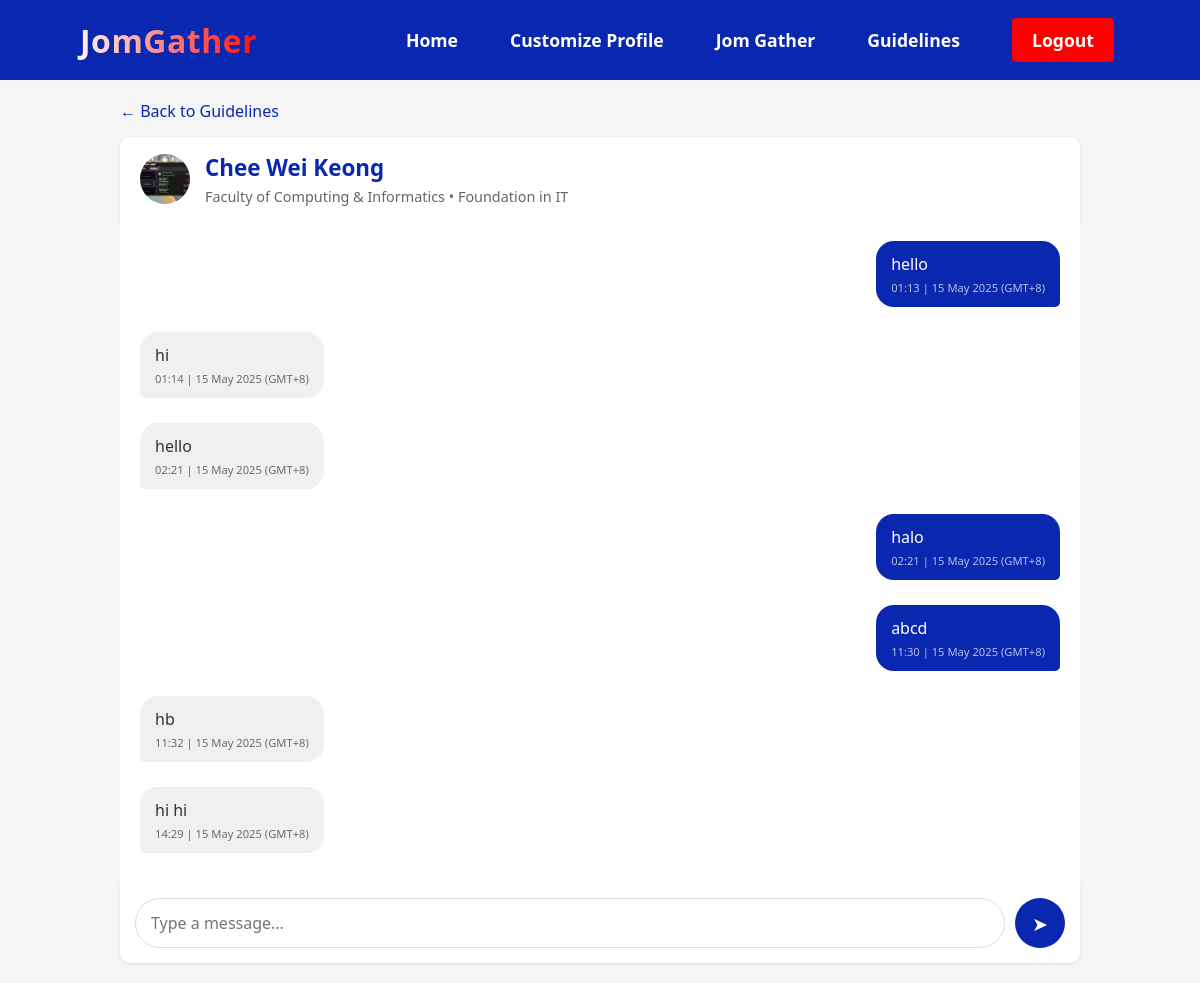
/chat/1 (signed in), run on an earlier commit of the app's database.
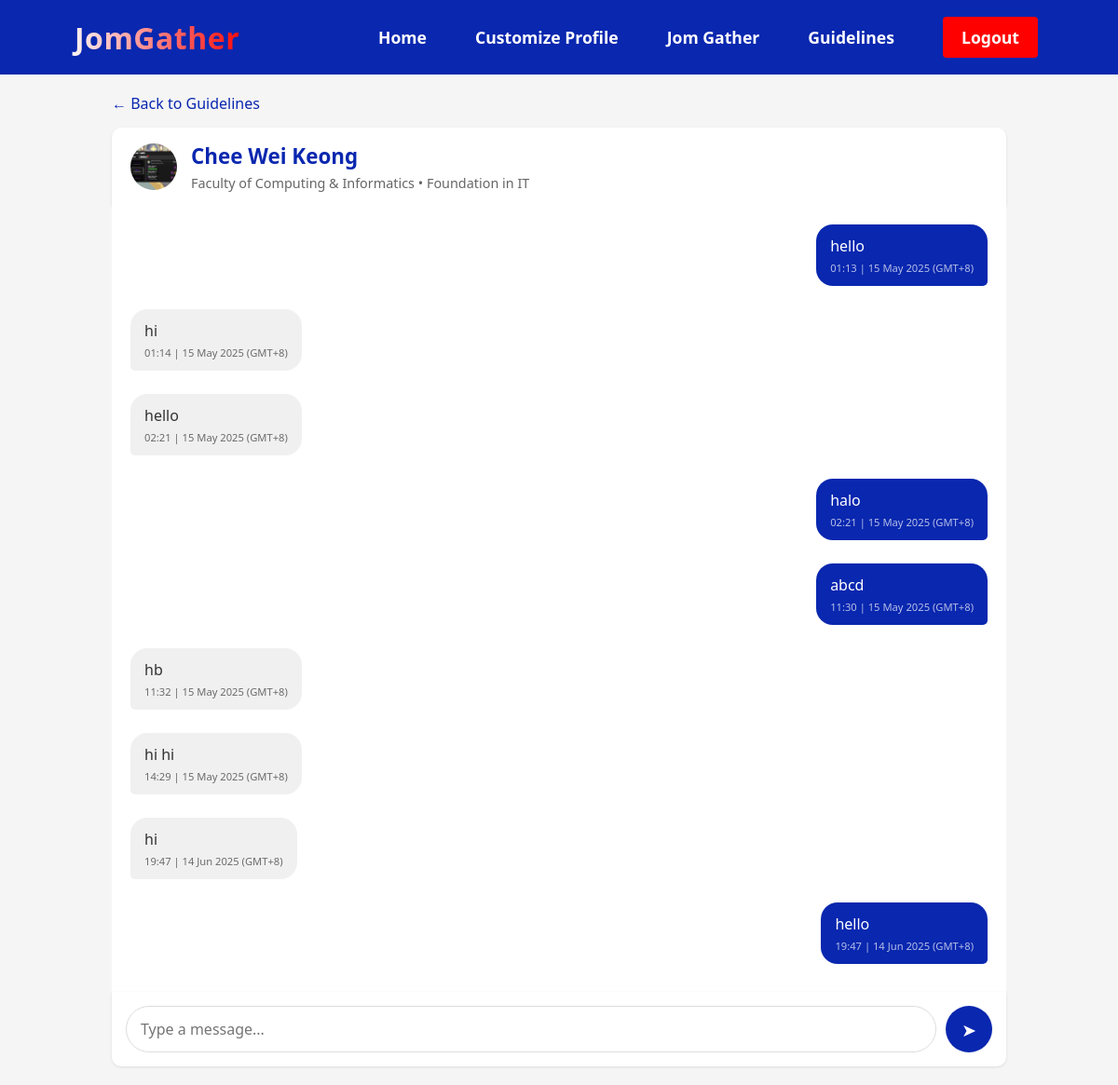
And on a later commit of the database.
### models.py (models this page shows, shortened)
class Customisation(db.Model):
    id = db.Column(db.Integer, primary_key=True)
    user_id = db.Column(db.Integer, db.ForeignKey('user.id'), nullable=False)
    profile_picture = db.Column(db.String(255))
    bio = db.Column(db.Text)
    interests = db.Column(db.String(500))
    faculty = db.Column(db.String(100))
    course = db.Column(db.String(100))
    year_of_study = db.Column(db.Integer)
    created_at = db.Column(db.DateTime, default=datetime.utcnow)
    updated_at = db.Column(db.DateTime, default=datetime.utcnow, onupdate=datetime.utcnow)
    user = db.relationship('User', backref=db.backref('customisation', uselist=False, lazy=True))

class User(UserMixin, db.Model):
    id = db.Column(db.Integer, primary_key=True)
    student_id = db.Column(db.String(15), unique=True, nullable=False)
    username = db.Column(db.String(64), unique=True, nullable=False)
    email = db.Column(db.String(120), unique=True, nullable=False)
    password_hash = db.Column(db.String(128))
    created_at = db.Column(db.DateTime, default=datetime.utcnow)
    is_active = db.Column(db.Boolean, default=True)
    last_login = db.Column(db.DateTime)
    is_2fa_enabled = db.Column(db.Boolean, default=False, nullable=False)
    two_fa_secret = db.Column(db.String(32), nullable=True)

class Message(db.Model):
    id = db.Column(db.Integer, primary_key=True)
    connection_id = db.Column(db.Integer, db.ForeignKey('connection.id'), nullable=False)
    sender_id = db.Column(db.Integer, db.ForeignKey('user.id'), nullable=False)
    content = db.Column(db.Text, nullable=False)
    is_read = db.Column(db.Boolean, default=False)
    created_at = db.Column(db.DateTime, default=datetime.utcnow)
    connection = db.relationship('Connection', backref=db.backref('messages', lazy='dynamic'))
    sender = db.relationship('User', backref=db.backref('messages_sent', lazy='dynamic'))

### app.py (the view)
@app.route('/chat/<int:user_id>')
@login_required
def chat(user_id):
    other_user = User.query.get_or_404(user_id)
    connection = Connection.query.filter(
        ((Connection.user_id == current_user.id) & (Connection.connected_user_id == user_id)) |
        ((Connection.user_id == user_id) & (Connection.connected_user_id == current_user.id))
    ).first()
    if not connection or connection.status != 'accepted':
        flash('You must be connected with this user to chat', 'error')
        return redirect(url_for('view_guidelines'))
    messages = Message.query.filter_by(connection_id=connection.id).order_by(Message.created_at).all()
    unread_messages = Message.query.filter_by(
        connection_id=connection.id,
        sender_id=other_user.id,
        is_read=False
    ).all()
    for msg in unread_messages:
        msg.is_read = True
    db.session.commit()
    return render_template('chat.html', other_user=other_user, connection=connection, messages=messages)

### app.py (called while the page is built)
@login_manager.user_loader
def load_user(user_id):
    return User.query.get(int(user_id))

### templates/chat.html (shortened to what this page needs)
<!DOCTYPE html>
<html lang="en">
<head>
  <link rel="stylesheet" href="{{ url_for('static', filename='css/common.css') }}">
  <link rel="stylesheet" href="{{ url_for('static', filename='css/chat.css') }}">
</head>
<body>
<nav class="navbar" aria-label="Main navigation">
  <div class="navbar__container">
    <a href="{{ url_for('index') }}" id="navbar__logo" aria-label="JomGather Home">JomGather</a>
    <ul class="navbar__menu" role="menubar">
      <li class="navbar__item" role="none">
        <a href="{{ url_for('index') }}" class="navbar__links {% if request.endpoint == 'index' %}active{% endif %}" role="menuitem">Home</a>
      </li>
      <li class="navbar__item" role="none">
        <a href="{{ url_for('customise') }}" class="navbar__links {% if request.endpoint == 'customise' %}active{% endif %}" role="menuitem">Customize Profile</a>
      </li>
      <li class="navbar__item" role="none">
        <a href="{{ url_for('jomgather') }}" class="navbar__links {% if request.endpoint == 'jomgather' %}active{% endif %}" role="menuitem">Jom Gather</a>
      </li>
      {% if current_user.is_authenticated %}
      <li class="navbar__item" role="none">
        <a href="{{ url_for('view_guidelines') }}" class="navbar__links {% if request.endpoint == 'view_guidelines' %}active{% endif %}" role="menuitem">Guidelines</a>
      </li>
      <li class="navbar__btn" role="none">
        <a href="{{ url_for('logout') }}" class="button" role="menuitem">Logout</a>
      </li>
      {% else %}
      <li class="navbar__btn" role="none">
        <a href="{{ url_for('register') }}" class="button" role="menuitem">Sign Up/Log In</a>
      </li>
      {% endif %}
    </ul>
  </div>
</nav>
  <div class="chat-container">
    <a href="{{ url_for('view_guidelines') }}" class="back-to-connections">← Back to Guidelines</a>
    <div class="chat-header">
      <div class="chat-user-avatar">
        {% if other_user.customisation and other_user.customisation.profile_picture %}
          <img src="{{ url_for('static', filename='uploads/' + other_user.customisation.profile_picture) }}" alt="{{ other_user.username }}">
        {% else %}
          <div style="font-size: 1.5rem;">👤</div>
        {% endif %}
      </div>
      <div class="chat-user-info">
        <h2>{{ other_user.username }}</h2>
        {% if other_user.customisation %}
          <p>
            {% if other_user.customisation.faculty %}
              {{ other_user.customisation.faculty }}
            {% endif %}
            {% if other_user.customisation.course %}
              • {{ other_user.customisation.course }}
            {% endif %}
          </p>
        {% endif %}
      </div>
    </div>
    <div class="chat-history" id="chat-history">
      {% if messages %}
        {% for message in messages %}
          <div class="message-row {% if message.sender_id == current_user.id %}sent{% else %}received{% endif %}">
            <div class="message {% if message.sender_id == current_user.id %}sent{% else %}received{% endif %}">
              {{ message.content }}
              <div class="message-time">
                {{ (message.created_at.replace(tzinfo=None) + timedelta(hours=8)).strftime('%H:%M | %d %b %Y') }} (GMT+8)
              </div>
            </div>
          </div>
        {% endfor %}
      {% else %}
        <div class="no-messages">
          <p>No messages yet. Start the conversation!</p>
        </div>
      {% endif %}
    </div>
    <form class="chat-form" action="{{ url_for('send_message', connection_id=connection.id) }}" method="POST">
      <input type="text" name="message" class="chat-input" placeholder="Type a message..." autofocus required>
      <button type="submit" class="send-btn">
        <span class="send-icon">➤</span>
      </button>
    </form>
  </div>
</body>
</html>

### static/css/common.css (style rules this page uses)
* { margin: 0; padding: 0; box-sizing: border-box; font-family: 'Segoe UI', Tahoma, Geneva, Verdana, sans-serif; }
body { background-color: #f5f5f5; color: #333; min-height: 100vh; display: flex; flex-direction: column; }
.navbar { background-color: #15259e; height: 80px; display: flex; justify-content: center; align-items: center; position: sticky; top: 0; z-index: 999; width: 100%; padding: 0 20px; }
.navbar__container { display: flex; justify-content: space-between; align-items: center; height: 100%; width: 100%; max-width: 1300px; margin: 0 auto; }
#navbar__logo { background-color: #fff; background-image: linear-gradient(to right, #fff 0%, #ff0000 100%); background-size: 100%; -webkit-background-clip: text; -moz-background-clip: text; -webkit-text-fill-color: transparent; -moz-text-fill-color: transparent; display: flex; align-items: center; cursor: pointer; text-decoration: none; font-size: 2rem; font-weight: bold; padding: 0 10px; height: 100%; letter-spacing: 0.5px; }
.navbar__menu { display: flex; align-items: center; list-style: none; gap: 20px; height: 100%; margin: 0; padding: 0; transition: transform 0.3s ease-out; }
.navbar__item { height: 100%; display: flex; align-items: center; }
.navbar__links { color: #fff; display: flex; align-items: center; justify-content: center; text-decoration: none; padding: 0 1rem; height: 100%; transition: all 0.3s ease; font-size: 1.1rem; font-weight: 600; position: relative; }
.navbar__btn { height: 100%; display: flex; align-items: center; padding: 0 1rem; }
.navbar .button { padding: 10px 20px; border-radius: 4px; background: #ff0000; color: white; font-weight: 600; text-align: center; transition: all 0.3s ease; display: inline-flex; align-items: center; justify-content: center; height: auto; width: auto; font-size: 1.1rem; }

What changed in the data, as far as the page shows it:
added Message: content "hi", created_at "19:47 | 14 Jun 2025"
added Message: content "hello", created_at "19:47 | 14 Jun 2025"
